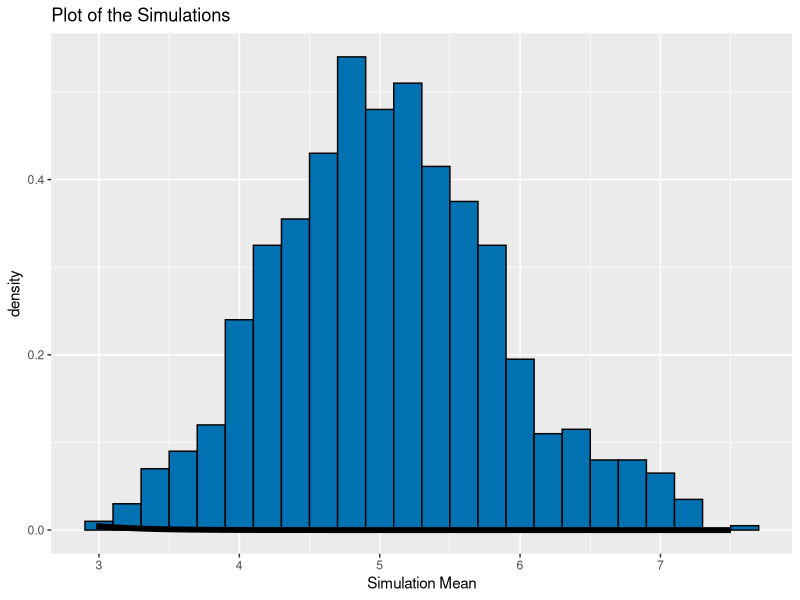
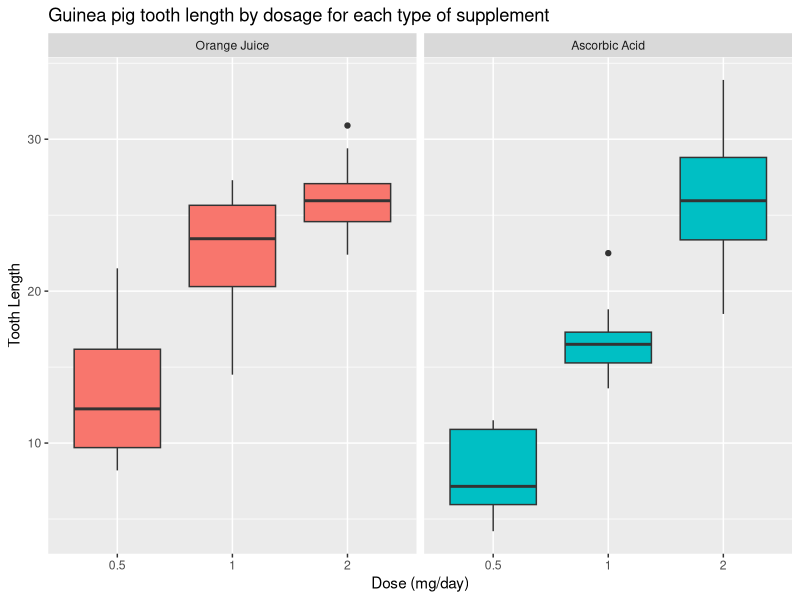

Write R code to recreate these figures, in order.
## ---- chunk 1
knitr::opts_chunk$set(echo = TRUE)
## ---- chunk 2
ECHO=TRUE
set.seed(1337)
lambda = 0.2
exponentials = 40
## ---- chunk 3
simMeans = NULL
for (i in 1 : 1000) simMeans = c(simMeans, mean(rexp(exponentials, lambda)))
## ---- chunk 4
mean(simMeans)
## ---- chunk 5
lambda^-1
## ---- chunk 6
abs(mean(simMeans)-lambda^-1)
## ---- chunk 7
var(simMeans)
## ---- chunk 8
(lambda * sqrt(exponentials))^-2
## ---- chunk 9
abs(var(simMeans)-(lambda * sqrt(exponentials))^-2)
## ---- chunk 10
library(ggplot2)
ggplot(data.frame(y=simMeans), aes(x=y)) + 
  geom_histogram(aes(y=..density..), binwidth=0.2, fill="#0072B2", 
                 color="black") +
  stat_function(fun=dnorm, arg=list(mean=lambda^-1, 
                                    sd=(lambda*sqrt(exponentials))^-1), 
                size=2) +
  labs(title="Plot of the Simulations", x="Simulation Mean")
## ---- chunk 11
library(datasets)
data(ToothGrowth)
str(ToothGrowth)
head(ToothGrowth)
summary(ToothGrowth)
## ---- chunk 12
library(ggplot2)
t = ToothGrowth
levels(t$supp) <- c("Orange Juice", "Ascorbic Acid")
ggplot(t, aes(x=factor(dose), y=len)) + 
  facet_grid(.~supp) +
  geom_boxplot(aes(fill = supp), show_guide = FALSE) +
  labs(title="Guinea pig tooth length by dosage for each type of supplement", 
    x="Dose (mg/day)",
    y="Tooth Length")
## ---- chunk 13
hypoth1<-t.test(len ~ supp, data = t)
hypoth1$conf.int
hypoth1$p.value
## ---- chunk 14
hypoth2<-t.test(len ~ supp, data = subset(t, dose == 0.5))
hypoth2$conf.int
hypoth2$p.value
## ---- chunk 15
hypoth3<-t.test(len ~ supp, data = subset(t, dose == 1))
hypoth3$conf.int
hypoth3$p.value
## ---- chunk 16
hypoth4<-t.test(len ~ supp, data = subset(t, dose == 2))
hypoth4$conf.int
hypoth4$p.value
